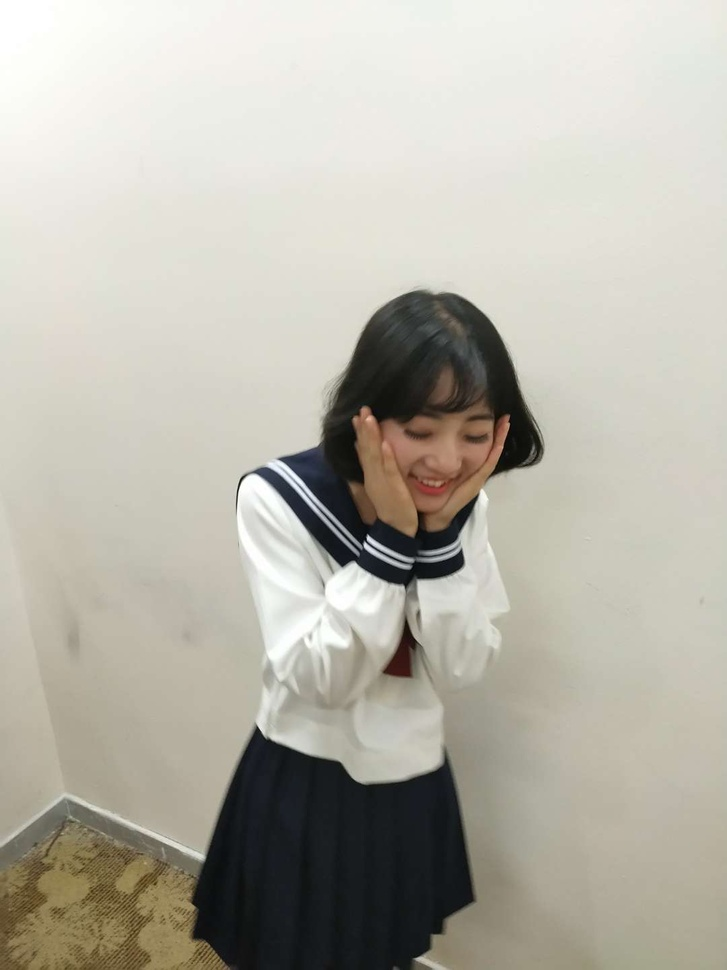
//> input picture opencv/learnOpencv/images/1.jpg, 727 x 970 px, shrunk from 1080 x 1440 before the run, given in place of vtest.avi, which was not available
$ ./086-视频分析_稠密光流分析_   (built with g++ and OpenCV 4)
//> lines starting //> are read from the running program, lines starting //| are printed output that depends on the picture; pictures that were not available may be replaced by others from this repository, and a replacement may not be noted
#include <iostream>
#include <opencv2/opencv.hpp>

using namespace std;
using namespace cv;

/*
 * 视频分析(稠密光流分析)
 */
int main() {
    VideoCapture capture("../images/vtest.avi");
    if (!capture.isOpened()) {
        cout << "could not open video..." << endl;
        return -1;
    }

    // 读取第一帧
    Mat preFrame, preGray;
    capture.read(preFrame);
//> preFrame is the input picture: 970 rows x 727 cols, CV_8UC3; mean B, G, R 169.2, 179.9, 183.1
    cvtColor(preFrame, preGray, COLOR_BGR2GRAY);
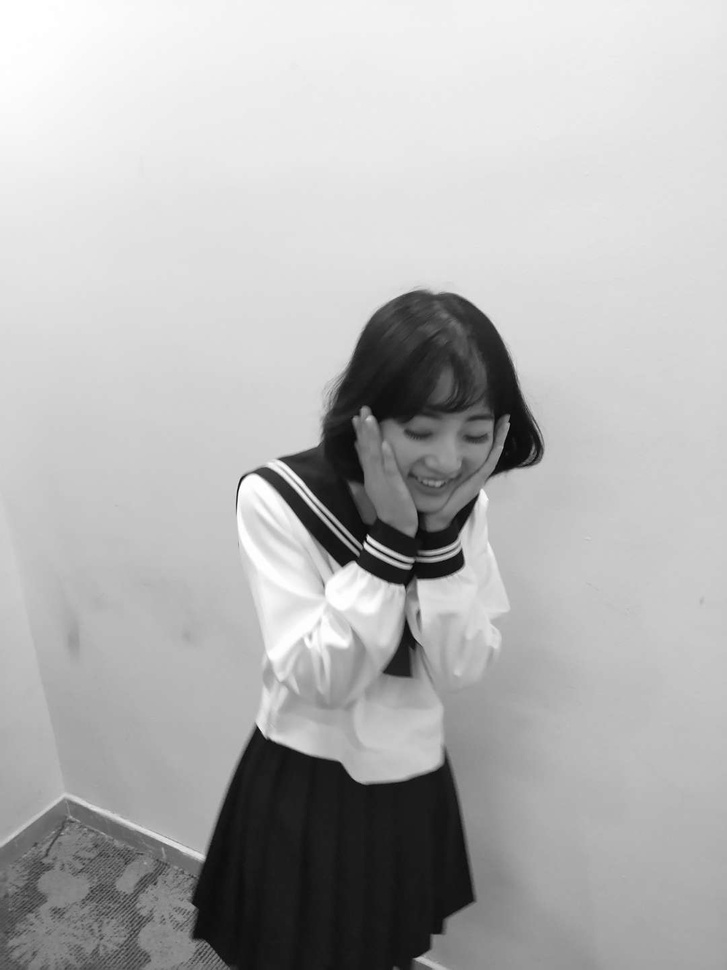
//> preGray: 970 rows x 727 cols, CV_8UC1; min 4, max 255, mean 179.6

    // 进行色彩展示
    Mat hsv = Mat::zeros(preFrame.size(), preFrame.type());
    vector<Mat> mv;
    split(hsv, mv); //将hsv三通道分离
    Mat mag = Mat::zeros(hsv.size(), CV_32FC1);
    Mat ang = Mat::zeros(hsv.size(), CV_32FC1);
    Mat xpts = Mat::zeros(hsv.size(), CV_32FC1);
    Mat ypts = Mat::zeros(hsv.size(), CV_32FC1);

    // 光流参数
    Mat frame, gray;
    Mat_<Point2f> flow;

    while (true) {
        bool ret = capture.read(frame);
        if (!ret) break;
        imshow("frame", frame);
        cvtColor(frame, gray, COLOR_BGR2GRAY);
        // 计算稠密光流
        calcOpticalFlowFarneback(preGray, gray, flow, 0.5, 3, 15, 3, 5, 1.2, 0);
        for (int row = 0; row < flow.rows; row++)
        {
            for (int col = 0; col < flow.cols; col++)
            {
                const Point2f& flow_xy = flow.at<Point2f>(row, col);
                xpts.at<float>(row, col) = flow_xy.x;
                ypts.at<float>(row, col) = flow_xy.y;
            }
        }
        // 将光流坐标转化到极坐标下
        cartToPolar(xpts, ypts, mag, ang);
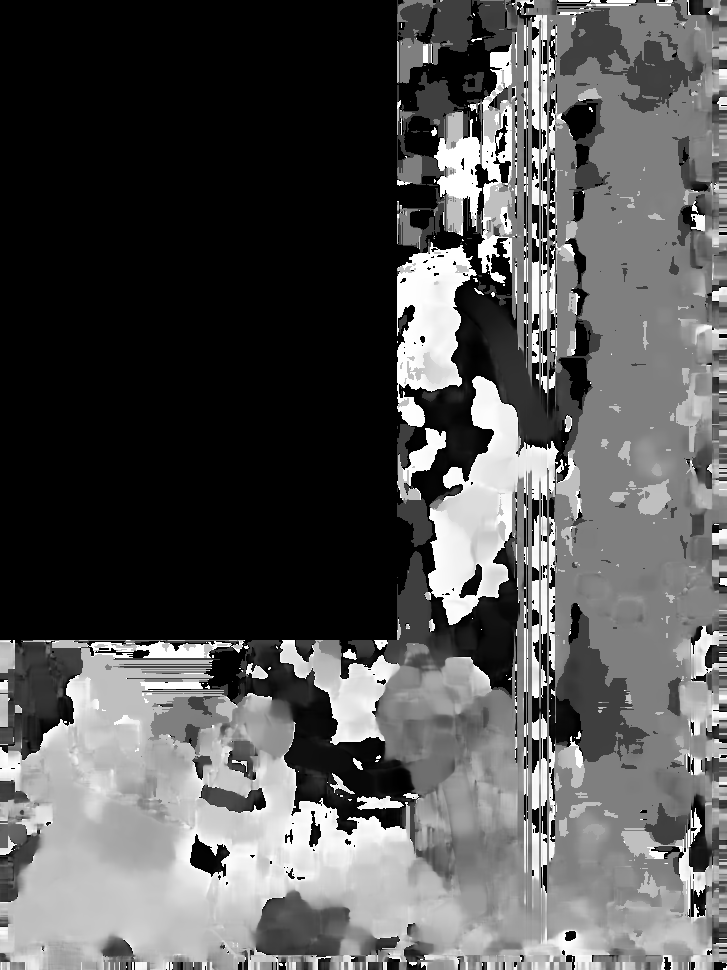
//> ang: 970 rows x 727 cols, CV_32FC1; min 0, max 6.28, mean 2.1; drawn with min black and max white
        ang = ang * 180.0 / CV_PI / 2.0;
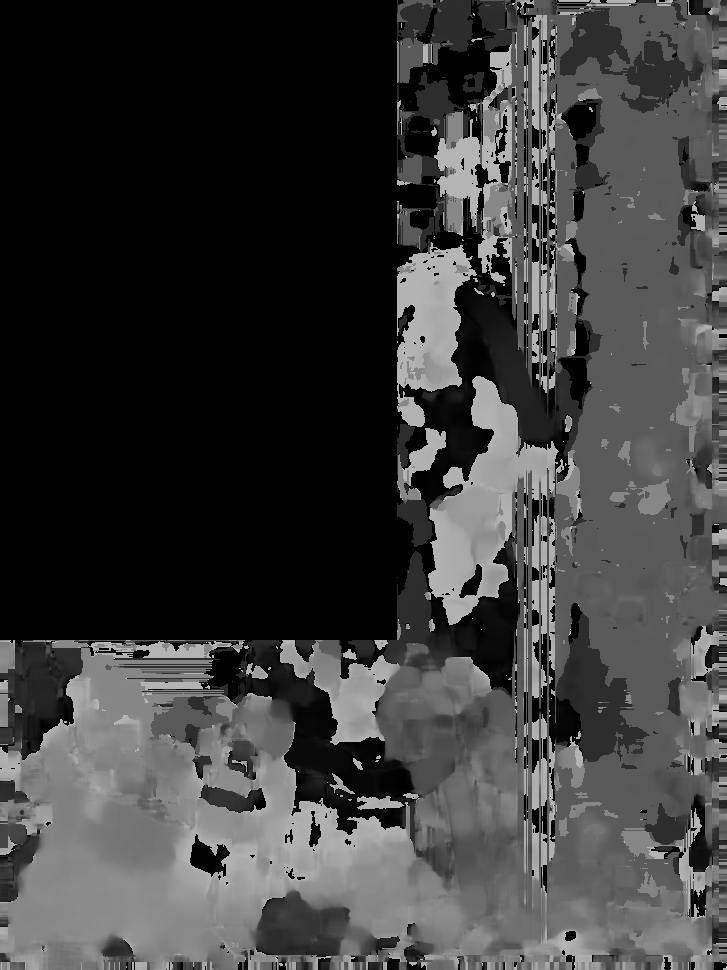
//> ang: 970 rows x 727 cols, CV_32FC1; min 0, max 180, mean 60.2
        normalize(mag, mag, 0, 255, NORM_MINMAX);
        convertScaleAbs(mag, mag);
//> mag: 970 rows x 727 cols, CV_8UC1
        convertScaleAbs(ang, ang);
//> ang: 970 rows x 727 cols, CV_8UC1
        mv[0] = ang;
//> mv[1]: 970 rows x 727 cols, CV_8UC1; every value is 0
        mv[1] = Scalar(255);
//> mv[1]: 970 rows x 727 cols, CV_8UC1; every value is 255
        mv[2] = mag;
        merge(mv, hsv);  // 三通道合并
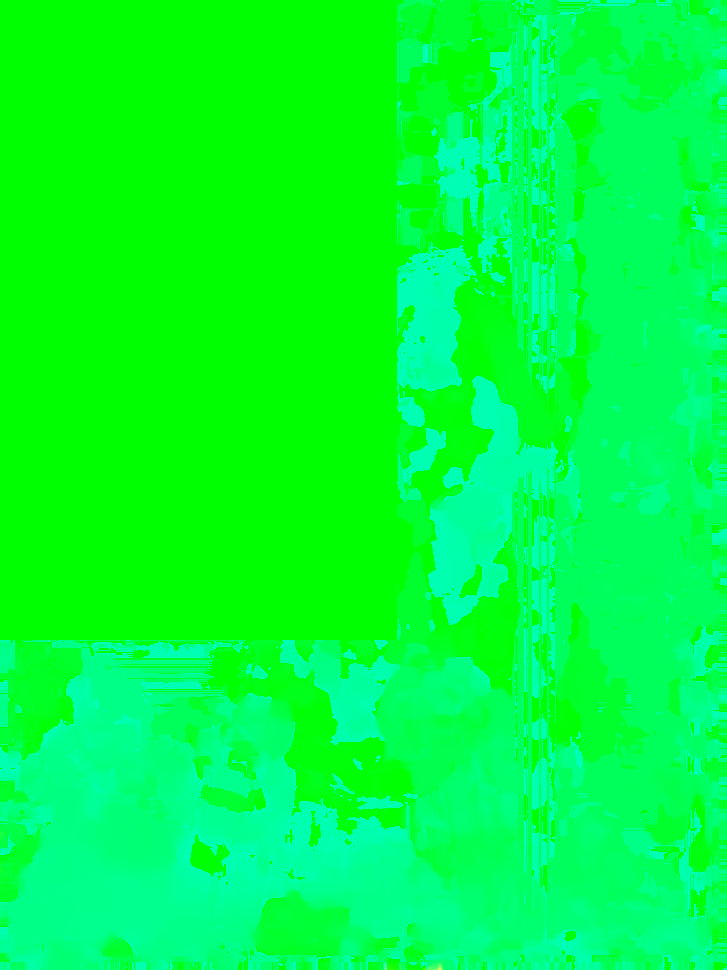
//> hsv: 970 rows x 727 cols, CV_8UC3; mean B, G, R 60.2, 255, 0
        Mat bgr;
        cvtColor(hsv, bgr, COLOR_HSV2BGR);
        imshow("result", bgr);

        int ch = waitKey(5);
//> the Esc key is pressed
        if (ch == 27) {
            break;
        }
    }

    waitKey(0);
    return 0;
}
